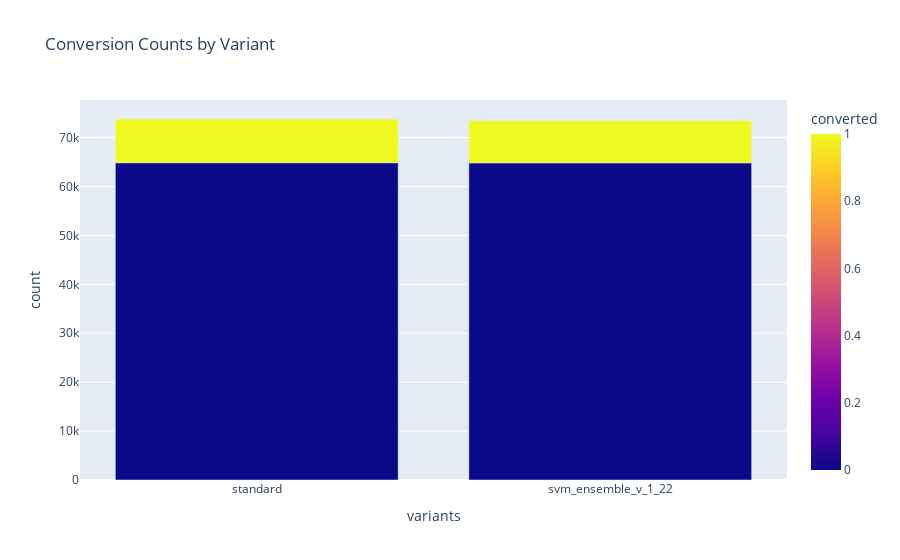

The notebook cell this image was saved under:
### Code cell
plot_df = new_user.groupby('variants')['converted'].value_counts().reset_index(name='count')
fig = px.bar(plot_df, 
             x='variants', 
             y='count', 
             color='converted', 
             barmode='group',
             title='Conversion Counts by Variant')
fig.show()

### Figure 1 — Plotly figure (JSON) as saved in the notebook; plotly's stock layout.template omitted (floating-point values rounded to 4 significant figures)
{"data": [{"alignmentgroup": "True", "hovertemplate": "variants=%{x}<br>count=%{y}<br>converted=%{marker.color}<extra></extra>", "legendgroup": "", "marker": {"color": [0, 1, 0, 1], "coloraxis": "coloraxis", "pattern": {"shape": ""}}, "name": "", "offsetgroup": "", "orientation": "v", "showlegend": false, "textposition": "auto", "type": "bar", "x": ["standard", "standard", "svm_ensemble_v_1_22", "svm_ensemble_v_1_22"], "xaxis": "x", "y": [64862, 8935, 64832, 8609], "yaxis": "y"}], "layout": {"barmode": "group", "coloraxis": {"colorbar": {"title": {"text": "converted"}}, "colorscale": [[0, "#0d0887"], [0.1111, "#46039f"], [0.2222, "#7201a8"], [0.3333, "#9c179e"], [0.4444, "#bd3786"], [0.5556, "#d8576b"], [0.6667, "#ed7953"], [0.7778, "#fb9f3a"], [0.8889, "#fdca26"], [1, "#f0f921"]]}, "legend": {"tracegroupgap": 0}, "title": {"text": "Conversion Counts by Variant"}, "xaxis": {"anchor": "y", "domain": [0, 1], "title": {"text": "variants"}}, "yaxis": {"anchor": "x", "domain": [0, 1], "title": {"text": "count"}}}}
